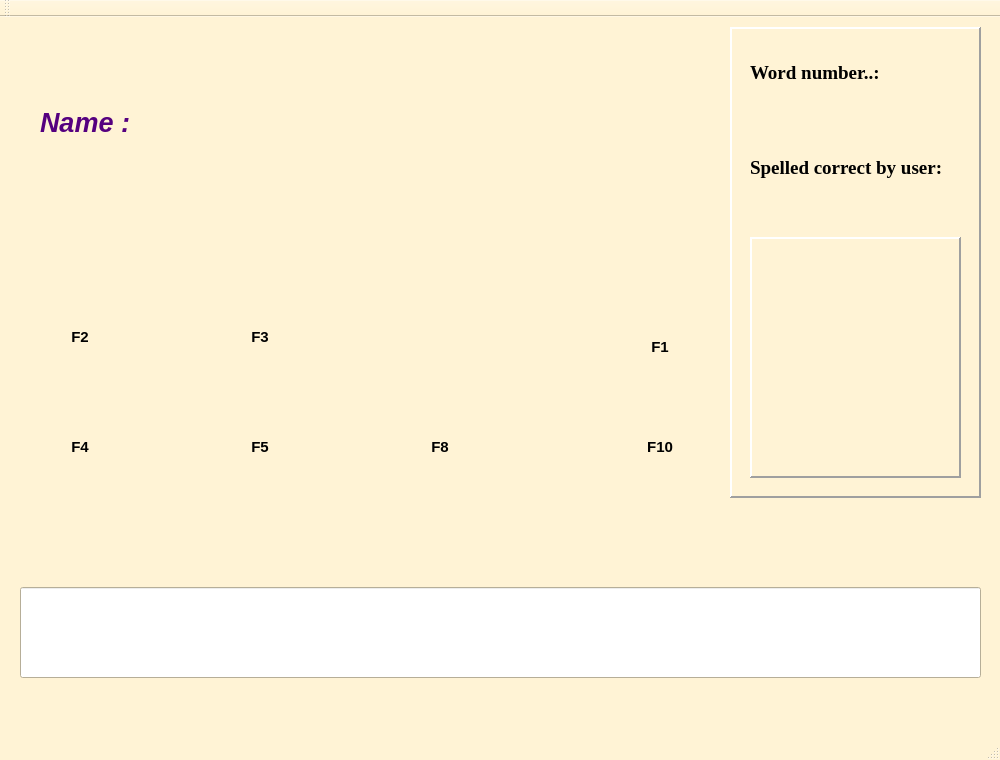
<?xml version="1.0" encoding="UTF-8"?>
<ui version="4.0">
 <class>MainWindow</class>
 <widget class="QMainWindow" name="MainWindow">
  <property name="geometry">
   <rect>
    <x>0</x>
    <y>0</y>
    <width>1000</width>
    <height>760</height>
   </rect>
  </property>
  <property name="palette">
   <palette>
    <active>
     <colorrole role="Base">
      <brush brushstyle="SolidPattern">
       <color alpha="255">
        <red>255</red>
        <green>255</green>
        <blue>255</blue>
       </color>
      </brush>
     </colorrole>
     <colorrole role="Window">
      <brush brushstyle="SolidPattern">
       <color alpha="255">
        <red>255</red>
        <green>243</green>
        <blue>213</blue>
       </color>
      </brush>
     </colorrole>
    </active>
    <inactive>
     <colorrole role="Base">
      <brush brushstyle="SolidPattern">
       <color alpha="255">
        <red>255</red>
        <green>255</green>
        <blue>255</blue>
       </color>
      </brush>
     </colorrole>
     <colorrole role="Window">
      <brush brushstyle="SolidPattern">
       <color alpha="255">
        <red>255</red>
        <green>243</green>
        <blue>213</blue>
       </color>
      </brush>
     </colorrole>
    </inactive>
    <disabled>
     <colorrole role="Base">
      <brush brushstyle="SolidPattern">
       <color alpha="255">
        <red>255</red>
        <green>243</green>
        <blue>213</blue>
       </color>
      </brush>
     </colorrole>
     <colorrole role="Window">
      <brush brushstyle="SolidPattern">
       <color alpha="255">
        <red>255</red>
        <green>243</green>
        <blue>213</blue>
       </color>
      </brush>
     </colorrole>
    </disabled>
   </palette>
  </property>
  <property name="font">
   <font>
    <family>Arial</family>
    <pointsize>11</pointsize>
    <weight>75</weight>
    <bold>true</bold>
   </font>
  </property>
  <property name="windowTitle">
   <string>SpellListen  -  Listen and learn to spell...</string>
  </property>
  <property name="windowIcon">
   <iconset>
    <normaloff>icons/spellListen-icon.png</normaloff>icons/spellListen-icon.png</iconset>
  </property>
  <widget class="QWidget" name="centralWidget">
   <widget class="QPushButton" name="btnHear">
    <property name="geometry">
     <rect>
      <x>30</x>
      <y>380</y>
      <width>100</width>
      <height>100</height>
     </rect>
    </property>
    <property name="cursor">
     <cursorShape>PointingHandCursor</cursorShape>
    </property>
    <property name="text">
     <string>F4</string>
    </property>
    <property name="icon">
     <iconset>
      <normaloff>icons/player-volume-icon.png</normaloff>icons/player-volume-icon.png</iconset>
    </property>
    <property name="iconSize">
     <size>
      <width>60</width>
      <height>60</height>
     </size>
    </property>
    <property name="shortcut">
     <string>F4</string>
    </property>
    <property name="checkable">
     <bool>false</bool>
    </property>
    <property name="flat">
     <bool>true</bool>
    </property>
   </widget>
   <widget class="QLabel" name="labLetters">
    <property name="geometry">
     <rect>
      <x>20</x>
      <y>490</y>
      <width>961</width>
      <height>71</height>
     </rect>
    </property>
    <property name="palette">
     <palette>
      <active>
       <colorrole role="Light">
        <brush brushstyle="SolidPattern">
         <color alpha="255">
          <red>255</red>
          <green>255</green>
          <blue>127</blue>
         </color>
        </brush>
       </colorrole>
       <colorrole role="Base">
        <brush brushstyle="SolidPattern">
         <color alpha="255">
          <red>255</red>
          <green>255</green>
          <blue>255</blue>
         </color>
        </brush>
       </colorrole>
       <colorrole role="Window">
        <brush brushstyle="SolidPattern">
         <color alpha="255">
          <red>255</red>
          <green>255</green>
          <blue>255</blue>
         </color>
        </brush>
       </colorrole>
      </active>
      <inactive>
       <colorrole role="Light">
        <brush brushstyle="SolidPattern">
         <color alpha="255">
          <red>255</red>
          <green>255</green>
          <blue>127</blue>
         </color>
        </brush>
       </colorrole>
       <colorrole role="Base">
        <brush brushstyle="SolidPattern">
         <color alpha="255">
          <red>255</red>
          <green>255</green>
          <blue>255</blue>
         </color>
        </brush>
       </colorrole>
       <colorrole role="Window">
        <brush brushstyle="SolidPattern">
         <color alpha="255">
          <red>255</red>
          <green>255</green>
          <blue>255</blue>
         </color>
        </brush>
       </colorrole>
      </inactive>
      <disabled>
       <colorrole role="Light">
        <brush brushstyle="SolidPattern">
         <color alpha="255">
          <red>255</red>
          <green>255</green>
          <blue>127</blue>
         </color>
        </brush>
       </colorrole>
       <colorrole role="Base">
        <brush brushstyle="SolidPattern">
         <color alpha="255">
          <red>255</red>
          <green>255</green>
          <blue>255</blue>
         </color>
        </brush>
       </colorrole>
       <colorrole role="Window">
        <brush brushstyle="SolidPattern">
         <color alpha="255">
          <red>255</red>
          <green>255</green>
          <blue>255</blue>
         </color>
        </brush>
       </colorrole>
      </disabled>
     </palette>
    </property>
    <property name="font">
     <font>
      <family>Georgia</family>
      <pointsize>36</pointsize>
      <weight>75</weight>
      <bold>true</bold>
     </font>
    </property>
    <property name="frameShape">
     <enum>QFrame::NoFrame</enum>
    </property>
    <property name="frameShadow">
     <enum>QFrame::Plain</enum>
    </property>
    <property name="text">
     <string/>
    </property>
    <property name="alignment">
     <set>Qt::AlignCenter</set>
    </property>
   </widget>
   <widget class="QLineEdit" name="leInput">
    <property name="geometry">
     <rect>
      <x>20</x>
      <y>570</y>
      <width>961</width>
      <height>91</height>
     </rect>
    </property>
    <property name="font">
     <font>
      <family>Georgia</family>
      <pointsize>36</pointsize>
     </font>
    </property>
    <property name="text">
     <string/>
    </property>
    <property name="alignment">
     <set>Qt::AlignCenter</set>
    </property>
   </widget>
   <widget class="QPushButton" name="btnLetters">
    <property name="geometry">
     <rect>
      <x>210</x>
      <y>380</y>
      <width>100</width>
      <height>100</height>
     </rect>
    </property>
    <property name="cursor">
     <cursorShape>PointingHandCursor</cursorShape>
    </property>
    <property name="text">
     <string>F5</string>
    </property>
    <property name="icon">
     <iconset>
      <normaloff>icons/text-icon.png</normaloff>icons/text-icon.png</iconset>
    </property>
    <property name="iconSize">
     <size>
      <width>60</width>
      <height>60</height>
     </size>
    </property>
    <property name="shortcut">
     <string>F5</string>
    </property>
    <property name="checkable">
     <bool>false</bool>
    </property>
    <property name="flat">
     <bool>true</bool>
    </property>
   </widget>
   <widget class="QPushButton" name="btnExit">
    <property name="geometry">
     <rect>
      <x>630</x>
      <y>400</y>
      <width>60</width>
      <height>60</height>
     </rect>
    </property>
    <property name="cursor">
     <cursorShape>PointingHandCursor</cursorShape>
    </property>
    <property name="text">
     <string>F10</string>
    </property>
    <property name="icon">
     <iconset>
      <normaloff>icons/remove-icon.png</normaloff>icons/remove-icon.png</iconset>
    </property>
    <property name="iconSize">
     <size>
      <width>30</width>
      <height>30</height>
     </size>
    </property>
    <property name="shortcut">
     <string>F10</string>
    </property>
    <property name="checkable">
     <bool>false</bool>
    </property>
    <property name="flat">
     <bool>true</bool>
    </property>
   </widget>
   <widget class="QPushButton" name="btnHelp">
    <property name="geometry">
     <rect>
      <x>630</x>
      <y>300</y>
      <width>60</width>
      <height>60</height>
     </rect>
    </property>
    <property name="cursor">
     <cursorShape>PointingHandCursor</cursorShape>
    </property>
    <property name="text">
     <string>F1</string>
    </property>
    <property name="icon">
     <iconset>
      <normaloff>icons/help-icon.png</normaloff>icons/help-icon.png</iconset>
    </property>
    <property name="iconSize">
     <size>
      <width>30</width>
      <height>30</height>
     </size>
    </property>
    <property name="shortcut">
     <string>F1</string>
    </property>
    <property name="checkable">
     <bool>false</bool>
    </property>
    <property name="flat">
     <bool>true</bool>
    </property>
   </widget>
   <widget class="QPushButton" name="btnWordFile">
    <property name="geometry">
     <rect>
      <x>30</x>
      <y>270</y>
      <width>100</width>
      <height>100</height>
     </rect>
    </property>
    <property name="cursor">
     <cursorShape>PointingHandCursor</cursorShape>
    </property>
    <property name="text">
     <string>F2</string>
    </property>
    <property name="icon">
     <iconset>
      <normaloff>icons/wordfile.png</normaloff>icons/wordfile.png</iconset>
    </property>
    <property name="iconSize">
     <size>
      <width>60</width>
      <height>60</height>
     </size>
    </property>
    <property name="shortcut">
     <string>F2</string>
    </property>
    <property name="checkable">
     <bool>false</bool>
    </property>
    <property name="flat">
     <bool>true</bool>
    </property>
   </widget>
   <widget class="QLabel" name="labUser">
    <property name="geometry">
     <rect>
      <x>40</x>
      <y>80</y>
      <width>451</width>
      <height>51</height>
     </rect>
    </property>
    <property name="palette">
     <palette>
      <active>
       <colorrole role="WindowText">
        <brush brushstyle="SolidPattern">
         <color alpha="255">
          <red>85</red>
          <green>0</green>
          <blue>127</blue>
         </color>
        </brush>
       </colorrole>
       <colorrole role="Text">
        <brush brushstyle="SolidPattern">
         <color alpha="255">
          <red>0</red>
          <green>0</green>
          <blue>0</blue>
         </color>
        </brush>
       </colorrole>
       <colorrole role="ButtonText">
        <brush brushstyle="SolidPattern">
         <color alpha="255">
          <red>76</red>
          <green>76</green>
          <blue>76</blue>
         </color>
        </brush>
       </colorrole>
      </active>
      <inactive>
       <colorrole role="WindowText">
        <brush brushstyle="SolidPattern">
         <color alpha="255">
          <red>85</red>
          <green>0</green>
          <blue>127</blue>
         </color>
        </brush>
       </colorrole>
       <colorrole role="Text">
        <brush brushstyle="SolidPattern">
         <color alpha="255">
          <red>0</red>
          <green>0</green>
          <blue>0</blue>
         </color>
        </brush>
       </colorrole>
       <colorrole role="ButtonText">
        <brush brushstyle="SolidPattern">
         <color alpha="255">
          <red>76</red>
          <green>76</green>
          <blue>76</blue>
         </color>
        </brush>
       </colorrole>
      </inactive>
      <disabled>
       <colorrole role="WindowText">
        <brush brushstyle="SolidPattern">
         <color alpha="255">
          <red>159</red>
          <green>158</green>
          <blue>158</blue>
         </color>
        </brush>
       </colorrole>
       <colorrole role="Text">
        <brush brushstyle="SolidPattern">
         <color alpha="255">
          <red>159</red>
          <green>158</green>
          <blue>158</blue>
         </color>
        </brush>
       </colorrole>
       <colorrole role="ButtonText">
        <brush brushstyle="SolidPattern">
         <color alpha="255">
          <red>159</red>
          <green>158</green>
          <blue>158</blue>
         </color>
        </brush>
       </colorrole>
      </disabled>
     </palette>
    </property>
    <property name="font">
     <font>
      <family>Ubuntu</family>
      <pointsize>20</pointsize>
      <weight>75</weight>
      <italic>true</italic>
      <bold>true</bold>
     </font>
    </property>
    <property name="text">
     <string>Name :</string>
    </property>
   </widget>
   <widget class="QPushButton" name="btnNext">
    <property name="geometry">
     <rect>
      <x>390</x>
      <y>380</y>
      <width>100</width>
      <height>100</height>
     </rect>
    </property>
    <property name="cursor">
     <cursorShape>PointingHandCursor</cursorShape>
    </property>
    <property name="text">
     <string>F8</string>
    </property>
    <property name="icon">
     <iconset>
      <normaloff>icons/next-icon.png</normaloff>icons/next-icon.png</iconset>
    </property>
    <property name="iconSize">
     <size>
      <width>60</width>
      <height>60</height>
     </size>
    </property>
    <property name="shortcut">
     <string>F8</string>
    </property>
    <property name="checkable">
     <bool>false</bool>
    </property>
    <property name="flat">
     <bool>true</bool>
    </property>
   </widget>
   <widget class="QFrame" name="frame">
    <property name="enabled">
     <bool>true</bool>
    </property>
    <property name="geometry">
     <rect>
      <x>730</x>
      <y>10</y>
      <width>251</width>
      <height>471</height>
     </rect>
    </property>
    <property name="font">
     <font>
      <family>Georgia</family>
      <pointsize>14</pointsize>
     </font>
    </property>
    <property name="frameShape">
     <enum>QFrame::Panel</enum>
    </property>
    <property name="frameShadow">
     <enum>QFrame::Raised</enum>
    </property>
    <property name="lineWidth">
     <number>2</number>
    </property>
    <widget class="QLabel" name="labWordsHeader">
     <property name="geometry">
      <rect>
       <x>20</x>
       <y>20</y>
       <width>211</width>
       <height>51</height>
      </rect>
     </property>
     <property name="text">
      <string>Word number..:</string>
     </property>
     <property name="wordWrap">
      <bool>true</bool>
     </property>
    </widget>
    <widget class="QLabel" name="labWordCount">
     <property name="geometry">
      <rect>
       <x>20</x>
       <y>80</y>
       <width>161</width>
       <height>21</height>
      </rect>
     </property>
     <property name="text">
      <string/>
     </property>
    </widget>
    <widget class="QLabel" name="labCorrectHeader">
     <property name="geometry">
      <rect>
       <x>20</x>
       <y>110</y>
       <width>211</width>
       <height>61</height>
      </rect>
     </property>
     <property name="text">
      <string>Spelled correct by user:</string>
     </property>
     <property name="wordWrap">
      <bool>true</bool>
     </property>
    </widget>
    <widget class="QLabel" name="labCorrect">
     <property name="geometry">
      <rect>
       <x>20</x>
       <y>180</y>
       <width>171</width>
       <height>21</height>
      </rect>
     </property>
     <property name="text">
      <string/>
     </property>
    </widget>
    <widget class="QLabel" name="labInfo">
     <property name="geometry">
      <rect>
       <x>20</x>
       <y>210</y>
       <width>211</width>
       <height>241</height>
      </rect>
     </property>
     <property name="palette">
      <palette>
       <active>
        <colorrole role="WindowText">
         <brush brushstyle="SolidPattern">
          <color alpha="255">
           <red>85</red>
           <green>0</green>
           <blue>127</blue>
          </color>
         </brush>
        </colorrole>
       </active>
       <inactive>
        <colorrole role="WindowText">
         <brush brushstyle="SolidPattern">
          <color alpha="255">
           <red>85</red>
           <green>0</green>
           <blue>127</blue>
          </color>
         </brush>
        </colorrole>
       </inactive>
       <disabled>
        <colorrole role="WindowText">
         <brush brushstyle="SolidPattern">
          <color alpha="255">
           <red>159</red>
           <green>158</green>
           <blue>158</blue>
          </color>
         </brush>
        </colorrole>
       </disabled>
      </palette>
     </property>
     <property name="frameShape">
      <enum>QFrame::Panel</enum>
     </property>
     <property name="frameShadow">
      <enum>QFrame::Raised</enum>
     </property>
     <property name="lineWidth">
      <number>2</number>
     </property>
     <property name="text">
      <string/>
     </property>
     <property name="scaledContents">
      <bool>false</bool>
     </property>
     <property name="alignment">
      <set>Qt::AlignCenter</set>
     </property>
     <property name="wordWrap">
      <bool>true</bool>
     </property>
    </widget>
   </widget>
   <widget class="QPushButton" name="btnScrWordFile">
    <property name="geometry">
     <rect>
      <x>210</x>
      <y>270</y>
      <width>100</width>
      <height>100</height>
     </rect>
    </property>
    <property name="cursor">
     <cursorShape>PointingHandCursor</cursorShape>
    </property>
    <property name="text">
     <string>F3</string>
    </property>
    <property name="icon">
     <iconset>
      <normaloff>icons/wordfileScrambled.png</normaloff>icons/wordfileScrambled.png</iconset>
    </property>
    <property name="iconSize">
     <size>
      <width>60</width>
      <height>60</height>
     </size>
    </property>
    <property name="shortcut">
     <string>F3</string>
    </property>
    <property name="checkable">
     <bool>false</bool>
    </property>
    <property name="flat">
     <bool>true</bool>
    </property>
   </widget>
   <widget class="QLabel" name="labHooray">
    <property name="geometry">
     <rect>
      <x>500</x>
      <y>30</y>
      <width>201</width>
      <height>201</height>
     </rect>
    </property>
    <property name="text">
     <string/>
    </property>
    <property name="pixmap">
     <pixmap>icons/tux.png</pixmap>
    </property>
    <property name="scaledContents">
     <bool>true</bool>
    </property>
   </widget>
   <widget class="QLabel" name="labComment">
    <property name="geometry">
     <rect>
      <x>20</x>
      <y>670</y>
      <width>961</width>
      <height>20</height>
     </rect>
    </property>
    <property name="text">
     <string/>
    </property>
    <property name="alignment">
     <set>Qt::AlignCenter</set>
    </property>
   </widget>
   <widget class="QLabel" name="labUserName">
    <property name="geometry">
     <rect>
      <x>40</x>
      <y>150</y>
      <width>451</width>
      <height>51</height>
     </rect>
    </property>
    <property name="palette">
     <palette>
      <active>
       <colorrole role="WindowText">
        <brush brushstyle="SolidPattern">
         <color alpha="255">
          <red>255</red>
          <green>85</green>
          <blue>0</blue>
         </color>
        </brush>
       </colorrole>
       <colorrole role="Text">
        <brush brushstyle="SolidPattern">
         <color alpha="255">
          <red>0</red>
          <green>0</green>
          <blue>0</blue>
         </color>
        </brush>
       </colorrole>
       <colorrole role="ButtonText">
        <brush brushstyle="SolidPattern">
         <color alpha="255">
          <red>76</red>
          <green>76</green>
          <blue>76</blue>
         </color>
        </brush>
       </colorrole>
      </active>
      <inactive>
       <colorrole role="WindowText">
        <brush brushstyle="SolidPattern">
         <color alpha="255">
          <red>255</red>
          <green>85</green>
          <blue>0</blue>
         </color>
        </brush>
       </colorrole>
       <colorrole role="Text">
        <brush brushstyle="SolidPattern">
         <color alpha="255">
          <red>0</red>
          <green>0</green>
          <blue>0</blue>
         </color>
        </brush>
       </colorrole>
       <colorrole role="ButtonText">
        <brush brushstyle="SolidPattern">
         <color alpha="255">
          <red>76</red>
          <green>76</green>
          <blue>76</blue>
         </color>
        </brush>
       </colorrole>
      </inactive>
      <disabled>
       <colorrole role="WindowText">
        <brush brushstyle="SolidPattern">
         <color alpha="255">
          <red>159</red>
          <green>158</green>
          <blue>158</blue>
         </color>
        </brush>
       </colorrole>
       <colorrole role="Text">
        <brush brushstyle="SolidPattern">
         <color alpha="255">
          <red>159</red>
          <green>158</green>
          <blue>158</blue>
         </color>
        </brush>
       </colorrole>
       <colorrole role="ButtonText">
        <brush brushstyle="SolidPattern">
         <color alpha="255">
          <red>159</red>
          <green>158</green>
          <blue>158</blue>
         </color>
        </brush>
       </colorrole>
      </disabled>
     </palette>
    </property>
    <property name="font">
     <font>
      <family>Ubuntu</family>
      <pointsize>20</pointsize>
      <weight>75</weight>
      <italic>true</italic>
      <bold>true</bold>
     </font>
    </property>
    <property name="frameShape">
     <enum>QFrame::NoFrame</enum>
    </property>
    <property name="frameShadow">
     <enum>QFrame::Plain</enum>
    </property>
    <property name="lineWidth">
     <number>0</number>
    </property>
    <property name="text">
     <string/>
    </property>
   </widget>
  </widget>
  <widget class="QMenuBar" name="menuBar">
   <property name="geometry">
    <rect>
     <x>0</x>
     <y>0</y>
     <width>1000</width>
     <height>26</height>
    </rect>
   </property>
  </widget>
  <widget class="QToolBar" name="mainToolBar">
   <attribute name="toolBarArea">
    <enum>TopToolBarArea</enum>
   </attribute>
   <attribute name="toolBarBreak">
    <bool>false</bool>
   </attribute>
  </widget>
  <widget class="QStatusBar" name="statusBar"/>
 </widget>
 <layoutdefault spacing="6" margin="11"/>
 <resources/>
 <connections/>
</ui>
